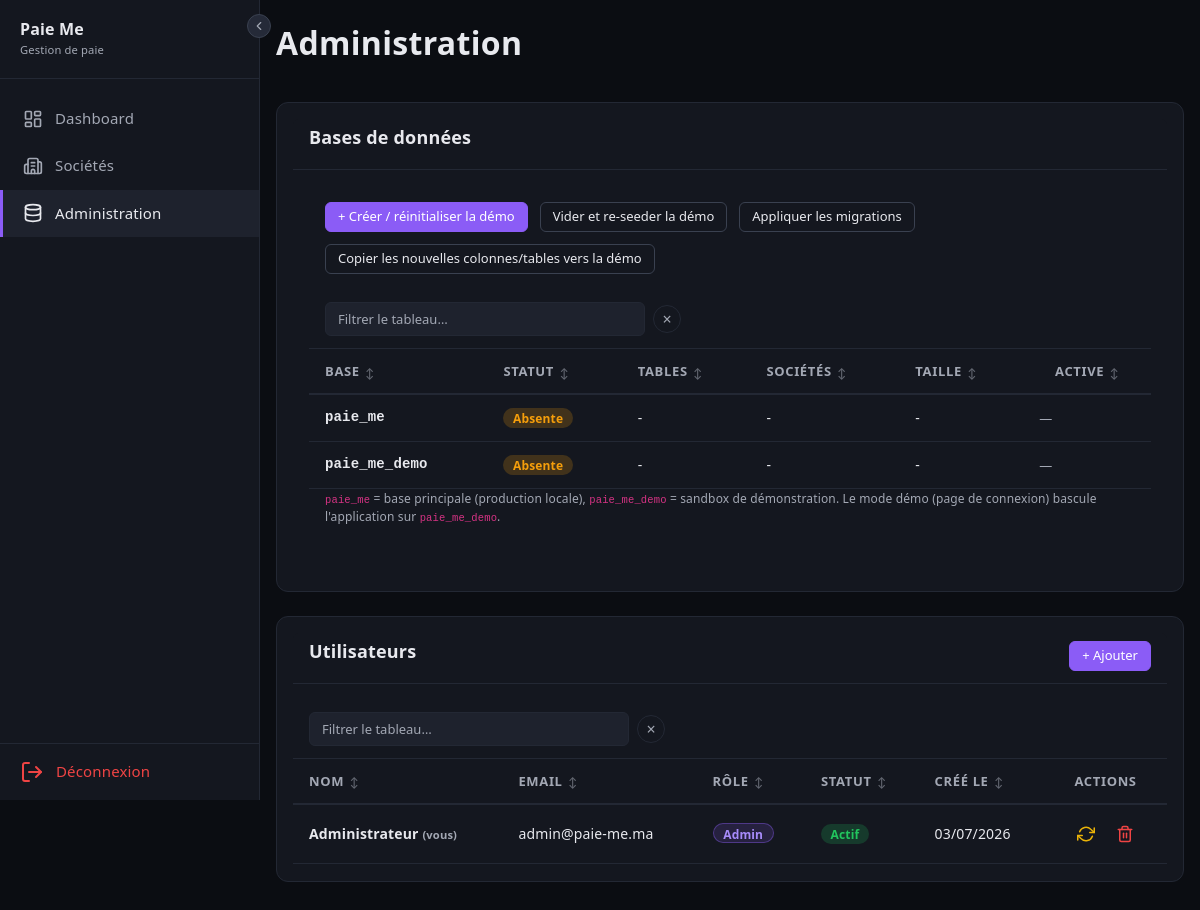
The page /admin (signed in) on the database its author committed.
### tables this page shows
CREATE TABLE IF NOT EXISTS users (
    id          INT UNSIGNED AUTO_INCREMENT PRIMARY KEY,
    nom         VARCHAR(100)    NOT NULL,
    email       VARCHAR(180)    NOT NULL UNIQUE,
    password    VARCHAR(255)    NOT NULL,
    role        ENUM('admin', 'gestionnaire') NOT NULL DEFAULT 'gestionnaire',
    actif       TINYINT(1)      NOT NULL DEFAULT 1,
    created_at  DATETIME        NOT NULL DEFAULT CURRENT_TIMESTAMP,
    updated_at  DATETIME        NOT NULL DEFAULT CURRENT_TIMESTAMP ON UPDATE CURRENT_TIMESTAMP
);

### controllers/AdminController.php (called while the page is built, shortened)
<?php
class AdminController extends Controller
{
    private PDO $db;
    public function __construct()
    {
        $this->db = Model::db();
    }
    public function index(): void
    {
        $this->render('admin/index.php', [
            'title'     => 'Administration',
            'databases' => $this->dbStatus(),
            'users'     => $this->users(),
        ]);
    }
    private function serverPdo(): PDO
    {
        $config = require __DIR__ . '/../config/database.php';
        return new PDO(
            "mysql:host={$config['host']};port={$config['port']};charset={$config['charset']}",
            $config['username'],
            $config['password'],
            [PDO::ATTR_ERRMODE => PDO::ERRMODE_EXCEPTION]
        );
    }
    private function dbStatus(): array
    {
        $config = require __DIR__ . '/../config/database.php';
        $server = $this->serverPdo();
        $demo = Model::demoDbName();
        $currentDemo = Session::get('demo_mode') ? true : false;
        $out = [];
        foreach ([$config['dbname'], $demo] as $dbname) {
            $exists = (int) $server->query(
                "SELECT COUNT(*) FROM information_schema.SCHEMATA WHERE SCHEMA_NAME = " . $server->quote($dbname)
            )->fetchColumn() > 0;
            $nbTables = '-';
            $nbSocietes = '-';
            $size = '-';
            $out[] = [
                'name'        => $dbname,
                'exists'      => $exists,
                'nb_tables'   => $nbTables,
                'nb_societes' => $nbSocietes,
                'size'        => $size,
                'current'     => $exists && (($dbname === $demo) === $currentDemo),
            ];
        }
        return $out;
    }
    private function users(): array
    {
        return $this->db->query(
            "SELECT id, nom, email, role, actif, created_at FROM users ORDER BY id"
        )->fetchAll();
    }
    protected function render(string $view, array $data = []): void
    {
        extract($data);
        require __DIR__ . '/../views/' . $view;
        require __DIR__ . '/../views/layout.php';
    }
}

### index.php (called while the page is built, shortened)
<?php
$method = $_SERVER['REQUEST_METHOD'];
$uri    = $_SERVER['REQUEST_URI'];
Router::dispatch($method, $uri);

### Core/Session.php (called while the page is built, shortened)
<?php
class Session
{
    public static function get(string $key, mixed $default = null): mixed
    {
        return $_SESSION[$key] ?? $default;
    }
}

### views/admin/index.php (the view, shortened to what this page needs)
<div class="card">
    <div class="card-header">
        <h3>Bases de données</h3>
    </div>
    <div class="card-body">
        <div style="display:flex; flex-wrap:wrap; gap:0.75rem; padding:0 1rem 1rem;">
            <form method="post" action="/paie-me/admin" class="inline-form" onsubmit="return confirm('Créer / réinitialiser la base démo (paie_me_demo) ?')">
                <button type="submit" class="btn btn-primary btn-sm">+ Créer / réinitialiser la démo</button>
            </form>
            <form method="post" action="/paie-me/admin" class="inline-form" onsubmit="return confirm('Vider et re-seeder la base démo ? Cette action efface toutes les données démo.')">
                <button type="submit" class="btn btn-secondary btn-sm">Vider et re-seeder la démo</button>
            </form>
            <form method="post" action="/paie-me/admin" class="inline-form" onsubmit="return confirm('Appliquer les migrations sur paie_me et paie_me_demo ?')">
                <button type="submit" class="btn btn-secondary btn-sm">Appliquer les migrations</button>
            </form>
            <form method="post" action="/paie-me/admin" class="inline-form" onsubmit="return confirm('Copier les nouvelles tables, colonnes et index de paie_me vers paie_me_demo ?')">
                <button type="submit" class="btn btn-secondary btn-sm">Copier les nouvelles colonnes/tables vers la démo</button>
            </form>
        </div>
        <div class="table-wrapper">
            <table>
                <thead>
                    <tr>
                        <th>Base</th>
                        <th>Statut</th>
                        <th>Tables</th>
                        <th>Sociétés</th>
                        <th>Taille</th>
                        <th>Active</th>
                    </tr>
                </thead>
                <tbody>
                    <?php foreach ($databases as $db): ?>
                    <tr>
                        <td style="font-weight:600; font-family:Consolas,monospace;"><?= htmlspecialchars($db['name']) ?></td>
                        <td>
                            <?php if ($db['exists']): ?>
                                <span class="badge badge-success">Existe</span>
                            <?php else: ?>
                                <span class="badge badge-warning">Absente</span>
                            <?php endif; ?>
                        </td>
                        <td><?= $db['nb_tables'] ?></td>
                        <td><?= $db['nb_societes'] ?></td>
                        <td><?= $db['size'] ?></td>
                        <td>
                            <?php if ($db['current']): ?>
                                <span class="badge badge-info" style="background:rgba(139,92,246,0.15); color:#a78bfa; border:1px solid rgba(139,92,246,0.4);">En cours</span>
                            <?php else: ?>
                                <span style="color:var(--text-muted); font-size:0.8125rem;">—</span>
                            <?php endif; ?>
                        </td>
                    </tr>
                    <?php endforeach; ?>
                </tbody>
            </table>
        </div>
        <p style="padding:0 1rem 1rem; color:var(--text-muted); font-size:0.75rem;">
            <code>paie_me</code> = base principale (production locale), <code>paie_me_demo</code> = sandbox de démonstration.
            Le mode démo (page de connexion) bascule l'application sur <code>paie_me_demo</code>.
        </p>
    </div>
</div>
<div class="card" style="margin-top:1.25rem;">
    <div class="card-header">
        <h3>Utilisateurs</h3>
        <button type="button" class="btn btn-primary btn-sm" data-bs-toggle="modal" data-bs-target="#ajoutUtilisateur">+ Ajouter</button>
    </div>
    <div class="table-wrapper">
        <table>
            <thead>
                <tr>
                    <th>Nom</th>
                    <th>Email</th>
                    <th>Rôle</th>
                    <th>Statut</th>
                    <th>Créé le</th>
                    <th>Actions</th>
                </tr>
            </thead>
            <tbody>
                <?php foreach ($users as $u): ?>
                <tr>
                    <td style="font-weight:600;">
                        <?= htmlspecialchars($u['nom']) ?>
                        <?php if ((int)$u['id'] === (int)\Core\Session::get('user_id')): ?>
                            <span style="color:var(--text-muted); font-size:0.7rem;">(vous)</span>
                        <?php endif; ?>
                    </td>
                    <td><?= htmlspecialchars($u['email']) ?></td>
                    <td>
                        <?php if ($u['role'] === 'admin'): ?>
                            <span class="badge badge-info" style="background:rgba(139,92,246,0.15); color:#a78bfa; border:1px solid rgba(139,92,246,0.4);">Admin</span>
                        <?php else: ?>
                            <span class="badge" style="background:var(--bg-elevated); color:var(--text); border:1px solid var(--border-strong);">Gestionnaire</span>
                        <?php endif; ?>
                    </td>
                    <td>
                        <?php if ($u['actif']): ?>
                            <span class="badge badge-success">Actif</span>
                        <?php else: ?>
                            <span class="badge badge-danger">Désactivé</span>
                        <?php endif; ?>
                    </td>
                    <td><?= date('d/m/Y', strtotime($u['created_at'])) ?></td>
                    <td>
                        <div class="table-actions">
                            <form method="post" action="/paie-me/admin" class="inline-form">
                                <button type="submit" class="btn-icon btn-edit" title="<?= $u['actif'] ? 'Désactiver' : 'Activer' ?>">
                                    <svg width="18" height="18" viewBox="0 0 24 24" fill="none" stroke="currentColor" stroke-width="2" stroke-linecap="round" stroke-linejoin="round"><polyline points="23 4 23 10 17 10"/><polyline points="1 20 1 14 7 14"/><path d="M3.51 9a9 9 0 0 1 14.85-3.36L23 10M1 14l4.64 4.36A9 9 0 0 0 20.49 15"/></svg>
                                </button>
                            </form>
                            <form method="post" action="/paie-me/admin" class="inline-form" onsubmit="return confirm('Supprimer cet utilisateur ?')">
                                <button type="submit" class="btn-icon btn-delete" title="Supprimer">
                                </button>
                            </form>
                        </div>
                    </td>
                </tr>
                <?php endforeach; ?>
            </tbody>
        </table>
    </div>
</div>

### Core/Router.php (shortened to what this page needs)
<?php
class Router
{
    private static array $routes = [];
    public static function get(string $uri, array $action): void
    {
        self::$routes['GET'][] = ['uri' => $uri, 'action' => $action];
    }
    public static function post(string $uri, array $action): void
    {
        self::$routes['POST'][] = ['uri' => $uri, 'action' => $action];
    }
    public static function dispatch(string $method, string $uri): void
    {
        $uri = parse_url($uri, PHP_URL_PATH);
        $uri = preg_replace('#^/paie-me#', '', $uri);
        $uri = trim($uri, '/');
        foreach (self::$routes[$method] ?? [] as $route) {
            $pattern = preg_replace('/\{(\w+)\}/', '(?P<$1>[^/]+)', $route['uri']);
            $pattern = '#^' . trim($pattern, '/') . '$#';
            if (preg_match($pattern, $uri, $matches)) {
                [$controller, $methodName] = $route['action'];
                $params = array_filter($matches, 'is_string', ARRAY_FILTER_USE_KEY);
                $instance = new $controller();
                call_user_func_array([$instance, $methodName], $params);
                return;
            }
        }
    }
}

### assets/css/style.css (style rules this page uses)
:root { --bg-primary: #0b0d12; --bg-surface: #14171f; --bg-hover: #1e222d; --bg-elevated: #252a38; --accent: #8b5cf6; --accent-hover: #a78bfa; --accent-60: rgba(139,92,246,0.18); --accent-70: rgba(139,92,246,0.30); --text: #e8e9ee; --text-muted: #a3a8b4; --secondary: #6B7280; --tertiary: #A78BFA; --border: #232834; --border-strong: #3a4150; --danger: #ef4444; --success: #22c55e; --warning: #f59e0b; --on-primary: #0b0d12; --on-accent: #ffffff; color-scheme: dark !important; }
* { margin: 0; padding: 0; box-sizing: border-box; color-scheme: dark !important; }
body { font-family: system-ui, -apple-system, 'Segoe UI', sans-serif; background: var(--bg-primary); color: var(--text); min-height: 100vh; font-weight: 400; font-size: 0.9375rem; line-height: 1.55; letter-spacing: 0.01em; }
h1, h2, h3, h4, h5, h6 { font-weight: 800; letter-spacing: 0.01em; }
.btn { display: inline-flex; align-items: center; gap: 0.5rem; padding: 0.5rem 1rem; border: none; border-radius: 6px; font-size: 0.875rem; font-weight: 500; cursor: pointer; transition: all 0.2s; text-decoration: none; height: 36px; }
.btn-primary { background: var(--accent); color: #fff; border: 1px solid var(--accent); }
.btn-secondary { background: var(--bg-surface); color: var(--text); border: 1px solid var(--border-strong); }
.btn-sm { padding: 0.375rem 0.75rem; font-size: 0.8125rem; height: 30px; }
.btn-icon { display: inline-flex; align-items: center; justify-content: center; padding: 0.35rem; background: transparent; color: var(--text-muted); border: none; border-radius: 5px; cursor: pointer; transition: all 0.2s; line-height: 1; width: 34px; height: 34px; text-decoration: none; }
.btn-icon.btn-edit { color: #eab308; }
.btn-icon.btn-delete { color: #ef4444; }
.card { background: var(--bg-surface); border: 1px solid var(--border); border-radius: 12px; padding: 1rem; margin-bottom: 1.5rem; color: var(--text); }
.card-header { display: flex; justify-content: space-between; align-items: center; margin-bottom: 1rem; padding-bottom: 0.75rem; border-bottom: 1px solid var(--border); }
.card-header h3 { font-size: 1.125rem; font-weight: 800; }
.table-wrapper { overflow-x: auto; padding-bottom: 1px; }
table { width: 100%; border-collapse: collapse; background: var(--bg-surface); }
table thead th { text-align: left; padding: 0.75rem 1rem; font-size: 0.8125rem; font-weight: 600; color: var(--text-muted); text-transform: uppercase; letter-spacing: 0.05em; border-bottom: 2px solid var(--border); }
table thead th:last-child { text-align: center; }
table tbody td { padding: 0.75rem 1rem; border-bottom: 1px solid var(--border); font-size: 0.875rem; color: var(--text); white-space: nowrap; }
.table-actions { display: flex; align-items: center; justify-content: center; gap: 0.35rem; white-space: nowrap; }
.badge { display: inline-block; padding: 0.2rem 0.6rem; border-radius: 9999px; font-size: 0.75rem; font-weight: 600; height: 20px; line-height: 1.4; }
.badge-success { background: rgba(34, 197, 94, 0.2); color: var(--success); }
.badge-info { background: rgba(217, 70, 239, 0.2); color: #d946ef; }
.badge-warning { background: rgba(245, 158, 11, 0.2); color: var(--warning); }
.inline-form { display: inline; margin: 0; padding: 0; }
.inline-form button { cursor: pointer; }
table thead th.sortable { cursor: pointer; user-select: none; white-space: nowrap; }

### rows shown on the page
users: nom "Administrateur", shows "(vous)", email "admin@paie-me.ma", role "Admin", actif "Actif", created_at "03/07/2026"

### other values the page prints
$db['name'] "paie_me"
$db['nb_tables'] "-"
$db['nb_societes'] "-"
$db['size'] "-"
$db['name'] "paie_me_demo"
